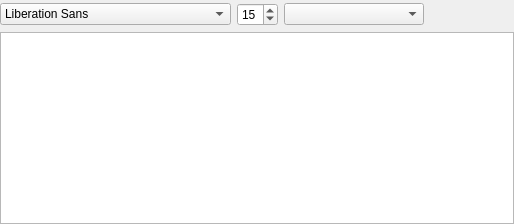
           <widget class="QWidget" name="tabNotes">
            <attribute name="title">
             <string>&amp;Notes</string>
            </attribute>
            <layout class="QVBoxLayout" name="verticalLayout">
             <property name="leftMargin">
              <number>0</number>
             </property>
             <property name="topMargin">
              <number>3</number>
             </property>
             <property name="rightMargin">
              <number>0</number>
             </property>
             <property name="bottomMargin">
              <number>0</number>
             </property>
             <item>
              <layout class="QHBoxLayout" name="hLayout_4">
               <item>
                <widget class="QFontComboBox" name="combo_Notes_Font">
                 <property name="minimumSize">
                  <size>
                   <width>200</width>
                   <height>0</height>
                  </size>
                 </property>
                 <property name="editable">
                  <bool>false</bool>
                 </property>
                 <property name="currentText">
                  <string>Times New Roman</string>
                 </property>
                </widget>
               </item>
               <item>
                <widget class="QSpinBox" name="spin_Notes_FontSize">
                 <property name="minimumSize">
                  <size>
                   <width>35</width>
                   <height>0</height>
                  </size>
                 </property>
                 <property name="minimum">
                  <number>3</number>
                 </property>
                 <property name="maximum">
                  <number>50</number>
                 </property>
                 <property name="value">
                  <number>15</number>
                 </property>
                </widget>
               </item>
               <item>
                <widget class="QComboBox" name="combo_Notes_Colour">
                 <property name="minimumSize">
                  <size>
                   <width>140</width>
                   <height>0</height>
                  </size>
                 </property>
                </widget>
               </item>
               <item>
                <spacer name="hSpacer">
                 <property name="orientation">
                  <enum>Qt::Horizontal</enum>
                 </property>
                 <property name="sizeType">
                  <enum>QSizePolicy::MinimumExpanding</enum>
                 </property>
                 <property name="sizeHint" stdset="0">
                  <size>
                   <width>90</width>
                   <height>20</height>
                  </size>
                 </property>
                </spacer>
               </item>
              </layout>
             </item>
             <item>
              <widget class="QTextEdit" name="textEdit_Notes">
               <property name="lineWidth">
                <number>0</number>
               </property>
               <property name="lineWrapMode">
                <enum>QTextEdit::NoWrap</enum>
               </property>
               <property name="html">
                <string>&lt;!DOCTYPE HTML PUBLIC &quot;-//W3C//DTD HTML 4.0//EN&quot; &quot;http://www.w3.org/TR/REC-html40/strict.dtd&quot;&gt;
&lt;html&gt;&lt;head&gt;&lt;meta name=&quot;qrichtext&quot; content=&quot;1&quot; /&gt;&lt;meta charset=&quot;utf-8&quot; /&gt;&lt;style type=&quot;text/css&quot;&gt;
p, li { white-space: pre-wrap; }
hr { height: 1px; border-width: 0; }
&lt;/style&gt;&lt;/head&gt;&lt;body style=&quot; font-family:'Segoe UI'; font-size:9pt; font-weight:400; font-style:normal;&quot;&gt;
&lt;p style=&quot;-qt-paragraph-type:empty; margin-top:0px; margin-bottom:0px; margin-left:0px; margin-right:0px; -qt-block-indent:0; text-indent:0px; font-family:'Times New Roman';&quot;&gt;&lt;br /&gt;&lt;/p&gt;&lt;/body&gt;&lt;/html&gt;</string>
               </property>
              </widget>
             </item>
            </layout>
           </widget>
